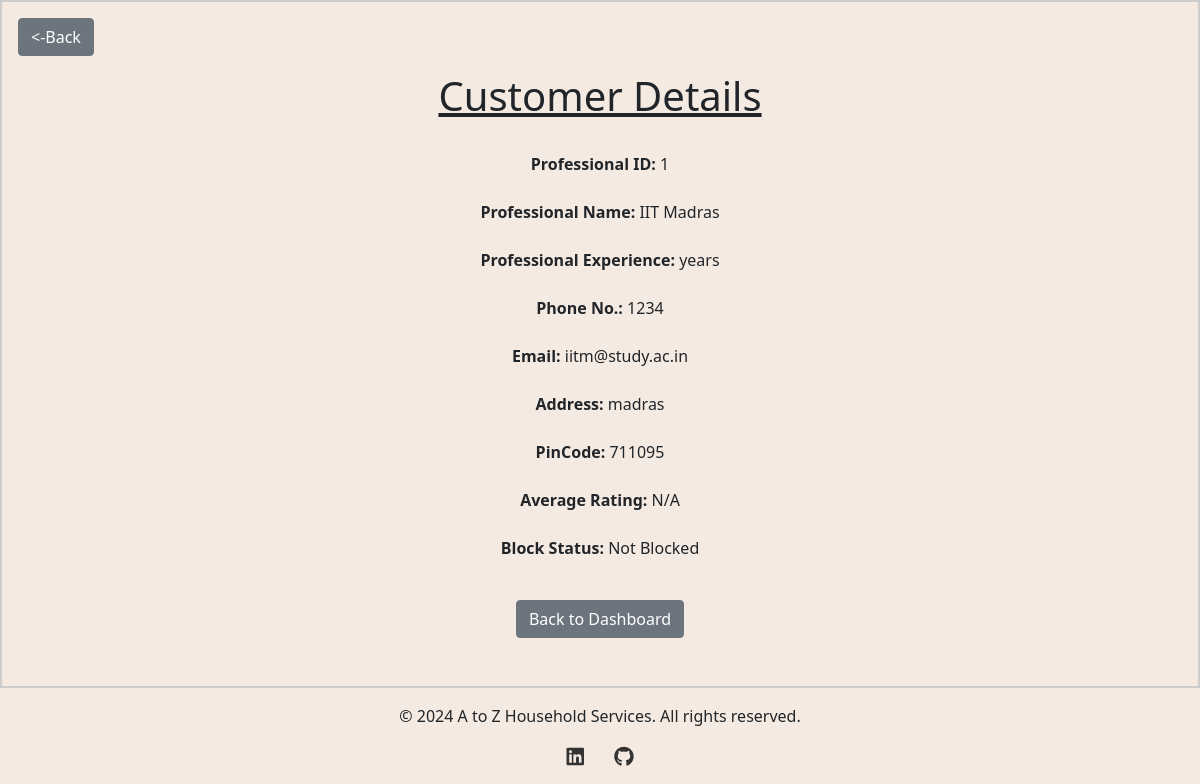
Screenshot of /customer/1 with the database file from the repository.
### backend/models.py (models this page shows)
class Customer(db.Model):
    __tablename__ = "customer"
    id = db.Column(db.Integer, primary_key=True, autoincrement=True)
    username = db.Column(db.String, unique=True, nullable=False)
    password = db.Column(db.String, nullable=False)
    name = db.Column(db.String, nullable=False)
    email = db.Column(db.String, unique=True, nullable=False)
    address = db.Column(db.String, nullable=False)
    pin_code = db.Column(db.String, nullable=False)
    phone_no = db.Column(db.Integer, nullable=False)
    gender = db.Column(db.String, nullable=True)  # New column for gender (optional)
    profile_pic = db.Column(
        db.String, nullable=True
    )  # New column for profile picture (optional)
    role = db.Column(
        db.Integer, nullable=False, default=1
    )  # 0 for admin, 1 for customer
    average_rating = db.Column(db.Float, nullable=True)  # New column for average rating
    is_blocked = db.Column(
        db.Boolean, default=False
    )  # New column to track block status

### backend/controller.py (the view)
@app.route("/customer/<int:customer_id>", methods=["GET"])
def customer_details(customer_id):
    customer = Customer.query.get(customer_id)
    if customer:
        return render_template("customer_details.html", customer=customer)
    else:
        flash("Customer not found.", "danger")
        return redirect(url_for("admin_dashboard"))

### templates/customer_details.html (shortened to what this page needs)
</html>
<!DOCTYPE html>
<html lang="en">
<head>
    <link href="https://cdn.jsdelivr.net/npm/bootstrap@5.0.2/dist/css/bootstrap.min.css" rel="stylesheet" />
    <link rel="stylesheet" href="/static/style.css" />
</head>
<body>
    <div id="container">
        <button class="btn btn-secondary" onclick="goBack()"><-Back </button>
                <br>
                <div id="panel">
                    <h1 style="text-decoration: underline;">Customer Details</h1>
                    <br>
                    <p><strong>Professional ID:</strong> {{ customer.id }} <br> <br>
                        <strong>Professional Name:</strong> {{ customer.name }}<br><br>
                        <strong>Professional Experience:</strong> {{ customer.experience }} years<br><br>
                        <strong>Phone No.:</strong> {{ customer.phone_no }}<br><br>
                        <strong>Email:</strong> {{ customer.email }}<br><br>
                        <strong>Address:</strong> {{ customer.address }}<br><br>
                        <strong>PinCode:</strong> {{ customer.pin_code }}<br><br>
                        <strong>Average Rating:</strong>
                        {% if customer.average_rating %}
                        customer.average_rating
                        {% else %}
                        N/A
                        {% endif %}
                        <br><br>
                        <strong>Block Status:</strong>
                        {% if customer.is_blocked %}
                        Blocked
                        {% else %}
                        Not Blocked
                        {% endif %}
                        <br><br>
                        <a href="{{ url_for('admin_dashboard') }}" class="btn btn-secondary mt-3">Back to Dashboard</a>
                </div>
    </div>
    <link rel="stylesheet" href="https://cdnjs.cloudflare.com/ajax/libs/font-awesome/6.0.0-beta3/css/all.min.css">
    <footer class="text-center py-3">
        <div class="container">
            <p>&copy; 2024 A to Z Household Services. All rights reserved.</p>
            <div class="social-icons">
                <a href="https://www.linkedin.com/in/tushar-jalan-2k5/" target="_blank" class="me-3">
                    <i class="fab fa-linkedin fa-lg"></i>
                </a>
                <a href="https://github.com/Tusharisme" target="_blank">
                    <i class="fab fa-github fa-lg"></i>
                </a>
            </div>
        </div>
    </footer>
</body>
</html>

### static/style.css (style rules this page uses)
body { background-color: #f4eae1; }
#panel { width: auto; margin: auto; height: auto; text-align: center; padding: 2vh; border: 0px solid black; border-radius: 10px; }
#container { width: auto; margin: auto; padding: 2vh; border: 2px solid #ccc; }
.social-icons a { color: #333; margin: 0 10px; text-decoration: none; }

### rows the page displays
Customer: id "1", name "IIT Madras", phone_no "1234", email "iitm@study.ac.in", address "madras", pin_code "711095"
